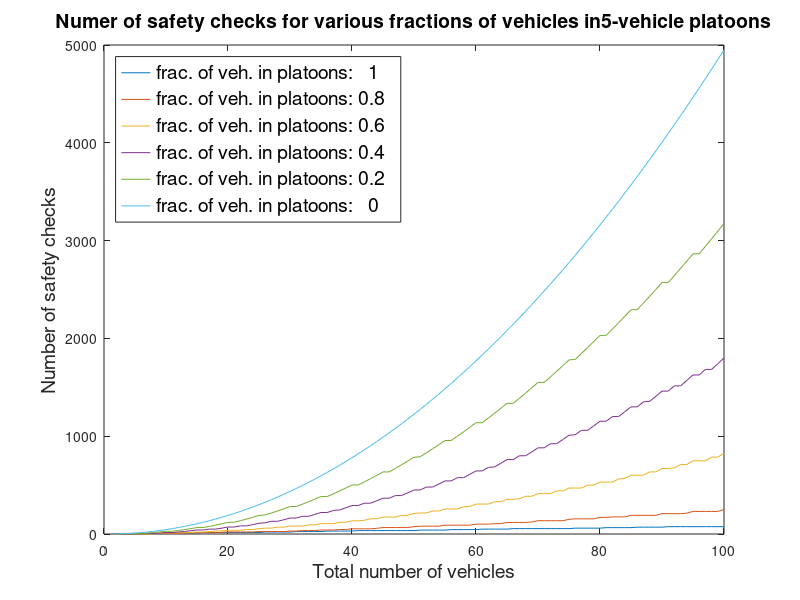

Reproduce this figure in MATLAB.
function numSafetyChecks()
% Number of vehicles
Ns = 2:100;

% Number of vehicles per platoon
k = 5;

% Number of platoons
f = 1:-0.2:0;
num_f = length(f);

% Plot
colors = lines(num_f);
hs = [];
figure;
for i = 1:num_f;
  checks = numSafetyChecksPlatoon(Ns, f(i), k);
  hs = [hs plot(Ns, checks, 'color', colors(i,:))];
  hold on
end

title(['Numer of safety checks for various fractions of vehicles in' ...
  num2str(k) '-vehicle platoons'], 'fontsize', 14)
lgd_text = cellstr( num2str(f') );
for i = 1:length(lgd_text)
  lgd_text{i} = ['frac. of veh. in platoons: ' lgd_text{i}];
end
legend(hs, lgd_text, 'location', 'northwest','fontsize', 14)
xlabel('Total number of vehicles','fontsize', 14)
ylabel('Number of safety checks', 'fontsize', 14)
end

function checks = numSafetyChecksPlatoon(Ns, f, k)
% Ns - total number of vehicles (vector)
% p - number of platoons (vector)
% k - number of vehicles in each platoon (scalar)
% f - fraction of vehicles in platoons (scalar)

% number of free and platoon vehicles
num_in_p = ceil(f*Ns);
p = ceil(num_in_p/k);
num_free = Ns - num_in_p;

if p > 0
  % number of checks for each group
  chks_in_full_p = (p-1) * (k-1);
  chks_in_last_p = mod(p, k) - 1;
  chks_in_free = num_free .* (num_free - 1)/2;
  
  checks = chks_in_full_p + chks_in_last_p + chks_in_free;
else
  checks = num_free .* (num_free - 1) /2;
end
end